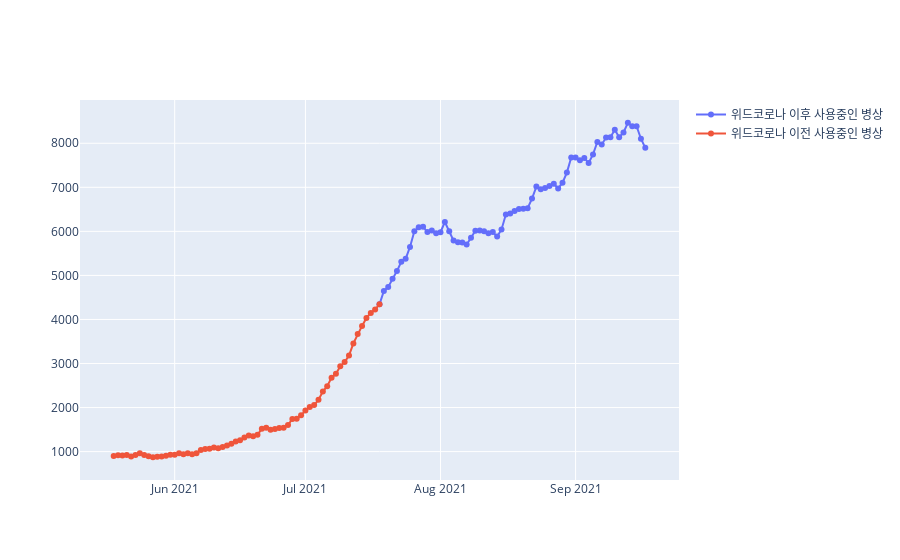

The cell this chart's notebook holds for it:
### Code cell
fig = go.Figure()
fig.add_trace(go.Scatter(x=UK_data_ac['date'], y=UK_data_ac['hospitalCases'],
                    mode='lines+markers',
                    name='위드코로나 이후 사용중인 병상'))
fig.add_trace(go.Scatter(x=UK_data_bc['date'], y=UK_data_bc['hospitalCases'],
                    mode='lines+markers',
                    name='위드코로나 이전 사용중인 병상'))
fig.show()
